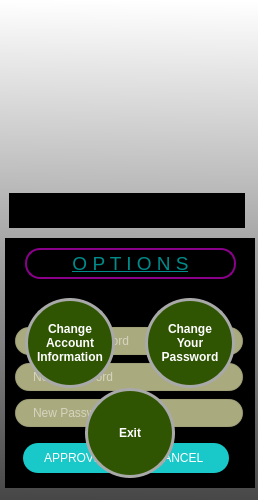
<?xml version="1.0" encoding="UTF-8"?>
<ui version="4.0">
 <class>FormSettings</class>
 <widget class="QWidget" name="FormSettings">
  <property name="geometry">
   <rect>
    <x>0</x>
    <y>0</y>
    <width>258</width>
    <height>500</height>
   </rect>
  </property>
  <property name="windowTitle">
   <string>Settings</string>
  </property>
  <property name="windowIcon">
   <iconset>
    <normaloff>pictures/logo_organization1.ico</normaloff>pictures/logo_organization1.ico</iconset>
  </property>
  <property name="styleSheet">
   <string notr="true">background-color: qlineargradient(spread:pad, x1:0.489, y1:1, x2:0.494, y2:0, stop:0 rgba(71, 71, 71, 255), stop:1 rgba(255, 255, 255, 255));</string>
  </property>
  <widget class="QLabel" name="labelPicture">
   <property name="geometry">
    <rect>
     <x>9</x>
     <y>13</y>
     <width>250</width>
     <height>170</height>
    </rect>
   </property>
   <property name="minimumSize">
    <size>
     <width>250</width>
     <height>170</height>
    </size>
   </property>
   <property name="maximumSize">
    <size>
     <width>250</width>
     <height>170</height>
    </size>
   </property>
   <property name="styleSheet">
    <string notr="true">background-color: rgba(0, 0, 0,0%);</string>
   </property>
   <property name="text">
    <string/>
   </property>
   <property name="pixmap">
    <pixmap>pictures/pic_setting.png</pixmap>
   </property>
   <property name="scaledContents">
    <bool>true</bool>
   </property>
  </widget>
  <widget class="QLabel" name="labelManageAccount">
   <property name="geometry">
    <rect>
     <x>9</x>
     <y>193</y>
     <width>236</width>
     <height>35</height>
    </rect>
   </property>
   <property name="minimumSize">
    <size>
     <width>0</width>
     <height>35</height>
    </size>
   </property>
   <property name="maximumSize">
    <size>
     <width>250</width>
     <height>35</height>
    </size>
   </property>
   <property name="font">
    <font>
     <pointsize>22</pointsize>
     <bold>true</bold>
     <underline>true</underline>
    </font>
   </property>
   <property name="styleSheet">
    <string notr="true">background-color: rgb(0, 0, 0, 255);
color: black</string>
   </property>
   <property name="text">
    <string>Manage Account</string>
   </property>
   <property name="alignment">
    <set>Qt::AlignCenter</set>
   </property>
  </widget>
  <widget class="QFrame" name="gridFrameUserInfo">
   <property name="geometry">
    <rect>
     <x>5</x>
     <y>238</y>
     <width>250</width>
     <height>250</height>
    </rect>
   </property>
   <property name="minimumSize">
    <size>
     <width>250</width>
     <height>250</height>
    </size>
   </property>
   <property name="maximumSize">
    <size>
     <width>250</width>
     <height>250</height>
    </size>
   </property>
   <property name="styleSheet">
    <string notr="true">background-color: rgb(0, 0, 0, 255);</string>
   </property>
   <layout class="QVBoxLayout" name="verticalLayout_2">
    <item>
     <widget class="QLineEdit" name="lineEditUser">
      <property name="enabled">
       <bool>false</bool>
      </property>
      <property name="minimumSize">
       <size>
        <width>230</width>
        <height>30</height>
       </size>
      </property>
      <property name="maximumSize">
       <size>
        <width>230</width>
        <height>30</height>
       </size>
      </property>
      <property name="focusPolicy">
       <enum>Qt::StrongFocus</enum>
      </property>
      <property name="styleSheet">
       <string notr="true">QLineEdit {
	color: rgb(85, 0, 0);
  	border: 2px solid rgba(38, 38, 48,20);
  	border-radius: 15px;
  	padding-left: 15px;
  	background-color: rgba(36, 36, 36,0);
	background-color: rgb(170, 170, 127); 
}

QLineEdit:hover {
	border: 2px solid rgb(0, 255, 255);
}

 QLineEdit:focus  {
  border: 2px solid rgb(35, 218, 233);
}
</string>
      </property>
      <property name="text">
       <string/>
      </property>
      <property name="placeholderText">
       <string>Username</string>
      </property>
     </widget>
    </item>
    <item>
     <widget class="QLineEdit" name="lineEditAccountType">
      <property name="enabled">
       <bool>false</bool>
      </property>
      <property name="minimumSize">
       <size>
        <width>230</width>
        <height>30</height>
       </size>
      </property>
      <property name="maximumSize">
       <size>
        <width>230</width>
        <height>30</height>
       </size>
      </property>
      <property name="styleSheet">
       <string notr="true">QLineEdit {
	color: rgb(85, 0, 0);
  	border: 2px solid rgba(38, 38, 48,20);
  	border-radius: 15px;
  	padding-left: 15px;
  	background-color: rgba(36, 36, 36,0);
	background-color: rgb(170, 170, 127); 
}

QLineEdit:hover {
	border: 2px solid rgb(0, 255, 255);
}

 QLineEdit:focus  {
  border: 2px solid rgb(35, 218, 233);
}
</string>
      </property>
      <property name="text">
       <string/>
      </property>
      <property name="echoMode">
       <enum>QLineEdit::Normal</enum>
      </property>
      <property name="placeholderText">
       <string>Account Type</string>
      </property>
     </widget>
    </item>
    <item>
     <widget class="QLineEdit" name="lineEditUserName">
      <property name="enabled">
       <bool>false</bool>
      </property>
      <property name="minimumSize">
       <size>
        <width>230</width>
        <height>30</height>
       </size>
      </property>
      <property name="maximumSize">
       <size>
        <width>230</width>
        <height>30</height>
       </size>
      </property>
      <property name="styleSheet">
       <string notr="true">QLineEdit {
	color: rgb(255, 255, 255);
  	border: 2px solid rgba(38, 38, 48,20);
  	border-radius: 15px;
  	padding-left: 15px;
  	background-color: rgba(36, 36, 36,0);
	background-color: rgb(170, 170, 127); 
}

QLineEdit:hover {
	border: 2px solid rgb(0, 255, 255);
}

 QLineEdit:focus  {
  border: 2px solid rgb(35, 218, 233);
}
</string>
      </property>
      <property name="text">
       <string/>
      </property>
      <property name="echoMode">
       <enum>QLineEdit::Normal</enum>
      </property>
      <property name="placeholderText">
       <string>Name</string>
      </property>
     </widget>
    </item>
    <item>
     <widget class="QLineEdit" name="lineEditUserSurname">
      <property name="enabled">
       <bool>false</bool>
      </property>
      <property name="minimumSize">
       <size>
        <width>230</width>
        <height>30</height>
       </size>
      </property>
      <property name="maximumSize">
       <size>
        <width>230</width>
        <height>30</height>
       </size>
      </property>
      <property name="styleSheet">
       <string notr="true">QLineEdit {
	color: rgb(255, 255, 255);
  	border: 2px solid rgba(38, 38, 48,20);
  	border-radius: 15px;
  	padding-left: 15px;
  	background-color: rgba(36, 36, 36,0);
	background-color: rgb(170, 170, 127); 
}

QLineEdit:hover {
	border: 2px solid rgb(0, 255, 255);
}

 QLineEdit:focus  {
  border: 2px solid rgb(35, 218, 233);
}
</string>
      </property>
      <property name="text">
       <string/>
      </property>
      <property name="echoMode">
       <enum>QLineEdit::Normal</enum>
      </property>
      <property name="placeholderText">
       <string>Surname</string>
      </property>
     </widget>
    </item>
    <item>
     <widget class="QFrame" name="gridFrameChangeAccountInformation">
      <property name="minimumSize">
       <size>
        <width>250</width>
        <height>45</height>
       </size>
      </property>
      <property name="maximumSize">
       <size>
        <width>250</width>
        <height>45</height>
       </size>
      </property>
      <property name="styleSheet">
       <string notr="true">background-color: rgb(0, 0, 0, 255);</string>
      </property>
      <layout class="QFormLayout" name="formLayout_2">
       <item row="1" column="0">
        <widget class="QPushButton" name="pushButtonCAIApprove">
         <property name="minimumSize">
          <size>
           <width>100</width>
           <height>30</height>
          </size>
         </property>
         <property name="maximumSize">
          <size>
           <width>100</width>
           <height>30</height>
          </size>
         </property>
         <property name="mouseTracking">
          <bool>true</bool>
         </property>
         <property name="focusPolicy">
          <enum>Qt::StrongFocus</enum>
         </property>
         <property name="styleSheet">
          <string notr="true">
QPushButton{
	border-radius : 15px;
	background-color : rgb(25, 200, 200);
	color: rgb(255, 255, 255);
 
}
QPushButton:hover{
	background-color: rgb(20, 135, 135);
    border: 2px solid rgb(162, 0, 0);
	
}

</string>
         </property>
         <property name="text">
          <string>APPROVE</string>
         </property>
        </widget>
       </item>
       <item row="1" column="1">
        <widget class="QPushButton" name="pushButtonCAICancel">
         <property name="minimumSize">
          <size>
           <width>100</width>
           <height>30</height>
          </size>
         </property>
         <property name="maximumSize">
          <size>
           <width>100</width>
           <height>30</height>
          </size>
         </property>
         <property name="styleSheet">
          <string notr="true">QPushButton{
	border-radius : 15px;
	background-color : rgb(25, 200, 200);
	color: rgb(255, 255, 255);
}
QPushButton:hover{
	background-color: rgb(20, 135, 135);
    border: 2px solid rgb(162, 0, 0);
}
</string>
         </property>
         <property name="text">
          <string>CANCEL</string>
         </property>
        </widget>
       </item>
      </layout>
     </widget>
    </item>
   </layout>
  </widget>
  <widget class="QFrame" name="gridFrameChangePassword">
   <property name="geometry">
    <rect>
     <x>5</x>
     <y>238</y>
     <width>250</width>
     <height>250</height>
    </rect>
   </property>
   <property name="minimumSize">
    <size>
     <width>250</width>
     <height>250</height>
    </size>
   </property>
   <property name="maximumSize">
    <size>
     <width>250</width>
     <height>250</height>
    </size>
   </property>
   <property name="styleSheet">
    <string notr="true">background-color: rgb(0, 0, 0, 255);</string>
   </property>
   <layout class="QVBoxLayout" name="verticalLayout_3">
    <item>
     <widget class="QLabel" name="labelChangePassword">
      <property name="enabled">
       <bool>true</bool>
      </property>
      <property name="font">
       <font>
        <pointsize>14</pointsize>
        <underline>true</underline>
       </font>
      </property>
      <property name="text">
       <string>Change Password</string>
      </property>
      <property name="alignment">
       <set>Qt::AlignCenter</set>
      </property>
     </widget>
    </item>
    <item>
     <widget class="QLineEdit" name="lineEditCurrentPass">
      <property name="enabled">
       <bool>true</bool>
      </property>
      <property name="minimumSize">
       <size>
        <width>230</width>
        <height>30</height>
       </size>
      </property>
      <property name="maximumSize">
       <size>
        <width>230</width>
        <height>30</height>
       </size>
      </property>
      <property name="focusPolicy">
       <enum>Qt::StrongFocus</enum>
      </property>
      <property name="styleSheet">
       <string notr="true">QLineEdit {
	color: rgb(255, 255, 255);
  	border: 2px solid rgba(38, 38, 48,20);
  	border-radius: 15px;
  	padding-left: 15px;
  	background-color: rgba(36, 36, 36,0);
	background-color: rgb(170, 170, 127); 
}

QLineEdit:hover {
	border: 2px solid rgb(0, 255, 255);
}

 QLineEdit:focus  {
  border: 2px solid rgb(35, 218, 233);
}
</string>
      </property>
      <property name="text">
       <string/>
      </property>
      <property name="placeholderText">
       <string>Current Password</string>
      </property>
     </widget>
    </item>
    <item>
     <widget class="QLineEdit" name="lineEditNewPass">
      <property name="enabled">
       <bool>true</bool>
      </property>
      <property name="minimumSize">
       <size>
        <width>230</width>
        <height>30</height>
       </size>
      </property>
      <property name="maximumSize">
       <size>
        <width>230</width>
        <height>30</height>
       </size>
      </property>
      <property name="styleSheet">
       <string notr="true">QLineEdit {
	color: rgb(255, 255, 255);
  	border: 2px solid rgba(38, 38, 48,20);
  	border-radius: 15px;
  	padding-left: 15px;
  	background-color: rgba(36, 36, 36,0);
	background-color: rgb(170, 170, 127); 
}

QLineEdit:hover {
	border: 2px solid rgb(0, 255, 255);
}

 QLineEdit:focus  {
  border: 2px solid rgb(35, 218, 233);
}
</string>
      </property>
      <property name="text">
       <string/>
      </property>
      <property name="echoMode">
       <enum>QLineEdit::Normal</enum>
      </property>
      <property name="placeholderText">
       <string>New Password</string>
      </property>
     </widget>
    </item>
    <item>
     <widget class="QLineEdit" name="lineEditNewPass2">
      <property name="enabled">
       <bool>true</bool>
      </property>
      <property name="minimumSize">
       <size>
        <width>230</width>
        <height>30</height>
       </size>
      </property>
      <property name="maximumSize">
       <size>
        <width>230</width>
        <height>30</height>
       </size>
      </property>
      <property name="styleSheet">
       <string notr="true">QLineEdit {
	color: rgb(255, 255, 255);
  	border: 2px solid rgba(38, 38, 48,20);
  	border-radius: 15px;
  	padding-left: 15px;
  	background-color: rgba(36, 36, 36,0);
	background-color: rgb(170, 170, 127); 
}

QLineEdit:hover {
	border: 2px solid rgb(0, 255, 255);
}

 QLineEdit:focus  {
  border: 2px solid rgb(35, 218, 233);
}
</string>
      </property>
      <property name="text">
       <string/>
      </property>
      <property name="echoMode">
       <enum>QLineEdit::Normal</enum>
      </property>
      <property name="placeholderText">
       <string>New Password (Again)</string>
      </property>
     </widget>
    </item>
    <item>
     <widget class="QFrame" name="gridFrameCPApproveCancel">
      <property name="minimumSize">
       <size>
        <width>250</width>
        <height>45</height>
       </size>
      </property>
      <property name="maximumSize">
       <size>
        <width>250</width>
        <height>45</height>
       </size>
      </property>
      <property name="styleSheet">
       <string notr="true">background-color: rgb(0, 0, 0, 255);</string>
      </property>
      <layout class="QFormLayout" name="formLayout">
       <item row="1" column="0">
        <widget class="QPushButton" name="pushButtonCPApprove">
         <property name="minimumSize">
          <size>
           <width>100</width>
           <height>30</height>
          </size>
         </property>
         <property name="maximumSize">
          <size>
           <width>100</width>
           <height>30</height>
          </size>
         </property>
         <property name="mouseTracking">
          <bool>true</bool>
         </property>
         <property name="focusPolicy">
          <enum>Qt::StrongFocus</enum>
         </property>
         <property name="styleSheet">
          <string notr="true">
QPushButton{
	border-radius : 15px;
	background-color : rgb(25, 200, 200);
	color: rgb(255, 255, 255);
 
}
QPushButton:hover{
	background-color: rgb(20, 135, 135);
    border: 2px solid rgb(162, 0, 0);
	
}

</string>
         </property>
         <property name="text">
          <string>APPROVE</string>
         </property>
        </widget>
       </item>
       <item row="1" column="1">
        <widget class="QPushButton" name="pushButtonCPCancel">
         <property name="minimumSize">
          <size>
           <width>100</width>
           <height>30</height>
          </size>
         </property>
         <property name="maximumSize">
          <size>
           <width>100</width>
           <height>30</height>
          </size>
         </property>
         <property name="styleSheet">
          <string notr="true">QPushButton{
	border-radius : 15px;
	background-color : rgb(25, 200, 200);
	color: rgb(255, 255, 255);
}
QPushButton:hover{
	background-color: rgb(20, 135, 135);
    border: 2px solid rgb(162, 0, 0);
}
</string>
         </property>
         <property name="text">
          <string>CANCEL</string>
         </property>
        </widget>
       </item>
      </layout>
     </widget>
    </item>
   </layout>
  </widget>
  <widget class="QFrame" name="frameOptions">
   <property name="geometry">
    <rect>
     <x>5</x>
     <y>238</y>
     <width>250</width>
     <height>250</height>
    </rect>
   </property>
   <property name="minimumSize">
    <size>
     <width>250</width>
     <height>250</height>
    </size>
   </property>
   <property name="maximumSize">
    <size>
     <width>250</width>
     <height>250</height>
    </size>
   </property>
   <property name="styleSheet">
    <string notr="true">background-color: rgba(0, 0, 0, 0);</string>
   </property>
   <property name="frameShape">
    <enum>QFrame::StyledPanel</enum>
   </property>
   <property name="frameShadow">
    <enum>QFrame::Raised</enum>
   </property>
   <widget class="QLabel" name="labelOptions">
    <property name="geometry">
     <rect>
      <x>20</x>
      <y>10</y>
      <width>211</width>
      <height>31</height>
     </rect>
    </property>
    <property name="font">
     <font>
      <pointsize>14</pointsize>
      <underline>true</underline>
     </font>
    </property>
    <property name="styleSheet">
     <string notr="true">QLabel {
	color: darkCyan;
	border-radius: 15px;
    border: 2px solid darkMagenta;	
}</string>
    </property>
    <property name="text">
     <string>O P T I O N S</string>
    </property>
    <property name="textFormat">
     <enum>Qt::MarkdownText</enum>
    </property>
    <property name="scaledContents">
     <bool>true</bool>
    </property>
    <property name="alignment">
     <set>Qt::AlignCenter</set>
    </property>
   </widget>
   <widget class="QPushButton" name="pushButtonChangePassword">
    <property name="geometry">
     <rect>
      <x>140</x>
      <y>60</y>
      <width>90</width>
      <height>90</height>
     </rect>
    </property>
    <property name="minimumSize">
     <size>
      <width>90</width>
      <height>90</height>
     </size>
    </property>
    <property name="maximumSize">
     <size>
      <width>90</width>
      <height>90</height>
     </size>
    </property>
    <property name="font">
     <font>
      <pointsize>9</pointsize>
      <bold>true</bold>
     </font>
    </property>
    <property name="mouseTracking">
     <bool>true</bool>
    </property>
    <property name="focusPolicy">
     <enum>Qt::StrongFocus</enum>
    </property>
    <property name="styleSheet">
     <string notr="true">QPushButton{
	border-radius : 45px;
	background-color : rgb(25, 200, 200);
	background-color: rgb(47, 85, 3);
	color: rgb(255, 255, 255);
	border: 3px solid darkGray; 
}

QPushButton:hover{
	background-color: rgb(20, 135, 135);
    border: 2px solid rgb(162, 0, 0);	
}</string>
    </property>
    <property name="text">
     <string>Change
Your
Password</string>
    </property>
   </widget>
   <widget class="QPushButton" name="pushButtonChangeAInfo">
    <property name="geometry">
     <rect>
      <x>20</x>
      <y>60</y>
      <width>90</width>
      <height>90</height>
     </rect>
    </property>
    <property name="minimumSize">
     <size>
      <width>90</width>
      <height>90</height>
     </size>
    </property>
    <property name="maximumSize">
     <size>
      <width>90</width>
      <height>90</height>
     </size>
    </property>
    <property name="font">
     <font>
      <pointsize>9</pointsize>
      <bold>true</bold>
     </font>
    </property>
    <property name="mouseTracking">
     <bool>true</bool>
    </property>
    <property name="focusPolicy">
     <enum>Qt::StrongFocus</enum>
    </property>
    <property name="styleSheet">
     <string notr="true">QPushButton{
	border-radius : 45px;
	background-color : rgb(25, 200, 200);
	background-color: rgb(47, 85, 3);
	color: rgb(255, 255, 255);
	border: 3px solid darkGray; 
}

QPushButton:hover{
	background-color: rgb(20, 135, 135);
    border: 2px solid rgb(162, 0, 0);	
}</string>
    </property>
    <property name="text">
     <string>Change
Account
Information</string>
    </property>
   </widget>
   <widget class="QPushButton" name="pushButtonExit">
    <property name="geometry">
     <rect>
      <x>80</x>
      <y>150</y>
      <width>90</width>
      <height>90</height>
     </rect>
    </property>
    <property name="minimumSize">
     <size>
      <width>90</width>
      <height>90</height>
     </size>
    </property>
    <property name="maximumSize">
     <size>
      <width>90</width>
      <height>90</height>
     </size>
    </property>
    <property name="font">
     <font>
      <pointsize>9</pointsize>
      <bold>true</bold>
     </font>
    </property>
    <property name="mouseTracking">
     <bool>true</bool>
    </property>
    <property name="focusPolicy">
     <enum>Qt::StrongFocus</enum>
    </property>
    <property name="styleSheet">
     <string notr="true">QPushButton{
	border-radius : 45px;
	background-color : rgb(25, 200, 200);
	background-color: rgb(47, 85, 3);
	color: rgb(255, 255, 255);
	border: 3px solid darkGray; 
}

QPushButton:hover{
	background-color: rgb(20, 135, 135);
    border: 2px solid rgb(162, 0, 0);	
}</string>
    </property>
    <property name="text">
     <string>Exit</string>
    </property>
   </widget>
  </widget>
  <zorder>gridFrameUserInfo</zorder>
  <zorder>gridFrameChangePassword</zorder>
  <zorder>labelPicture</zorder>
  <zorder>labelManageAccount</zorder>
  <zorder>frameOptions</zorder>
 </widget>
 <resources/>
 <connections/>
</ui>
